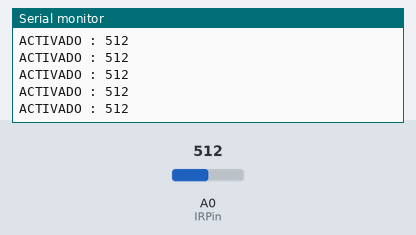
The sketch below on a simulated Arduino Uno, built with avr-gcc and run on an emulated ATmega328P. On the bench: the last lines printed to the serial monitor. The test bench sets the inputs (shaded band); at power-on: A0 (IRPin) = 512.

Above: at 1.2 s.
1.3 s: A0 (IRPin) set to 487
At 1.8 s:
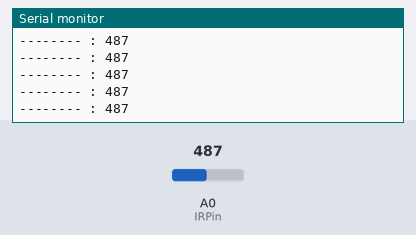
6.2 s: A0 (IRPin) set to 986
At 6.7 s:
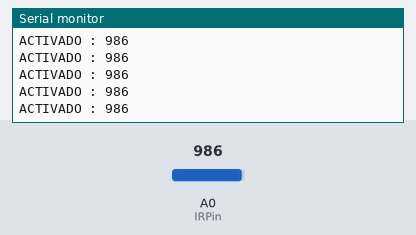
7.7 s: A0 (IRPin) set to 1009
At 8.4 s:
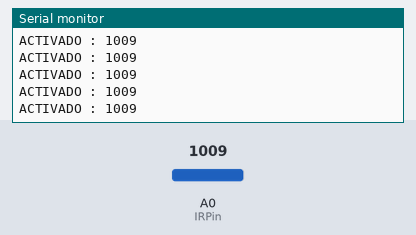
Timing chart, 0 to 10.7 s (numbered marks = the images above; inputs shaded):
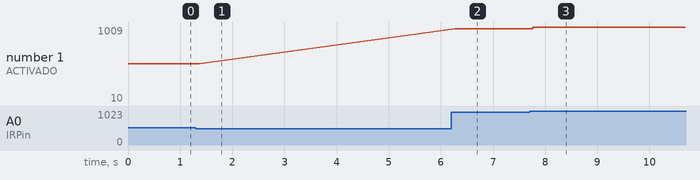

The sketch:

SensorIR.ino
```cpp
/*
    Programa:  Lectura de un sensor de IR

    Lee una señal analógica en el pin A0 que viene del sensor IR

    Autor:  Diego Fernández Sanz
    Fecha: 11/01/2015


*/

int IRPin = A0;
int Estado = 0;

void setup() {
  Serial.begin(9600);
  pinMode(IRPin, INPUT);     // Setea como entrada el pin del sensor IR

}


void loop(){

  Estado = analogRead(IRPin);

  if (Estado > 500) {

    Serial.print("ACTIVADO");
    Serial.print(" : ");
    Serial.println(Estado);

  }
  else {

    Serial.print("--------");
    Serial.print(" : ");
    Serial.println(Estado);
  }
}
```

Measured:
- the behaviour switches between 501 and 500 on A0 (IRPin) (found by bisection; images 0 and 1)
- after the input at 1.3 s, the serial monitor: prints a new line after 0.08 s (image 1)
- after the input at 6.2 s, the serial monitor: prints a new line after 0.07 s (image 2)
- after the input at 7.7 s, the serial monitor: prints a new line after 0.07 s (image 3)
- plotted number 1: 512 → 986 after the input at 6.2 s, 986 → 10 after the input at 7.7 s
